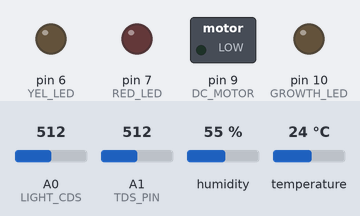
Bench run of a sketch on a simulated Arduino Uno, built with avr-gcc and run on an emulated ATmega328P. Parts: switched loads named in the sketch (green lamp = pin HIGH), output pins drawn as LEDs (lit = HIGH). Inputs (shaded band) come from the test bench; at power-on: humidity 55 %, A0 (LIGHT_CDS) = 512, A1 (TDS_PIN) = 512, temperature 24 °C. The local clock reads 2024-03-15 10:24:30 at power-on unless the sketch sets it; what the sketch prints to the serial monitor is not drawn.

Above: at 1.2 s.
1.3 s: humidity set to 58 %
6.5 s: humidity set to 61 %
At 9.0 s:
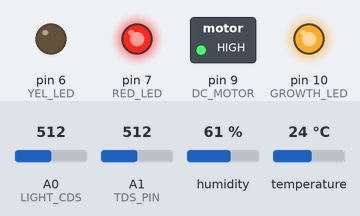
20.5 s: humidity set to 42 %
23.4 s: humidity set to 39 %
At 24.6 s:
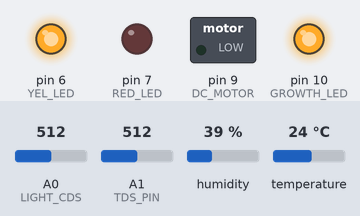
25.8 s: humidity set to 68 %
At 27.0 s:
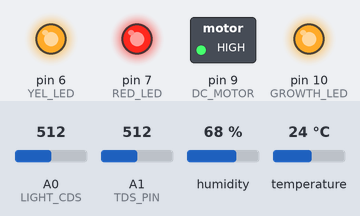
27.8 s: humidity set to 22 %
At 29.4 s:
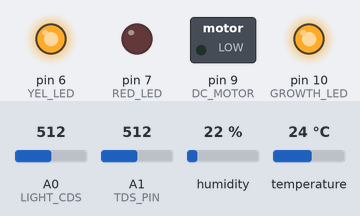
Timing chart, 0 to 30.8 s (numbered marks = the images above; inputs shaded):
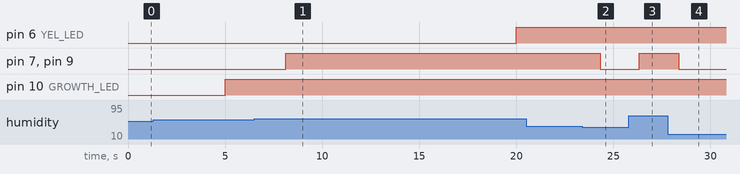

Measured:
- the behaviour switches between 59 and 60 % on humidity (found by bisection; images 0 and 1)
- the behaviour switches between 41 and 40 % on humidity (found by bisection; images 1 and 2)
- after the input at 6.5 s, pin 7 (RED_LED), pin 9 (DC_MOTOR): LOW → HIGH after 1.6 s
- after the input at 20.5 s, every drawn part: stays the same
- after the input at 23.4 s, pin 7 (RED_LED), pin 9 (DC_MOTOR): HIGH → LOW after 0.91 s
- after the input at 25.8 s, pin 7 (RED_LED), pin 9 (DC_MOTOR): LOW → HIGH after 0.54 s
- after the input at 27.8 s, pin 7 (RED_LED), pin 9 (DC_MOTOR): HIGH → LOW after 0.56 s

The sketch:

test_arduino_A.ino
```cpp
//-----[라이브러리 import]------------------------------------
// Rtc 시간 모듈
#include <RtcDS1302.h>
#include <ThreeWire.h>

// tds 라이브러리
#include <EEPROM.h>
#include "GravityTDS.h"

#include <SoftwareSerial.h>  //소프트웨어 시리얼 라이브러리 추가
#include <DHT.h>    //온습도 센서 라이브러리 추가
/*  #include <Servo.h>  //서보 모터 라이브러리 추가 */


//-----[핀 번호 정의] ----------------------------------------
#define LIGHT_CDS A0  // CDS 조도센서(아날로그)
#define TDS_PIN A1    // tds 모듈(아날로그)

// Rtc 모듈 핀 지정
#define DS1302_CLK 2
#define DS1302_DAT 3
#define DS1302_RST 4

#define RED_LED 7   // 온습도 경고등(적색 LED) - 온습도가 지나치게 높을 때 점등
#define YEL_LED 6   // tds 경고등(황색 LED) - tds가 지나치게 높을 때 점등

// 온습도 센서
#define DHTPIN 8  // 온습도 센서 핀으로 설정
#define DHTTYPE DHT11  //온습도 센서 타입 설정

// 모터 모듈
#define DC_MOTOR 9  // DC모터를 제어할 릴레이 모듈 핀 번호
/*  #define SERVO 11    // 서보모터를 연결한 핀 번호  */

// 생장 LED
#define GROWTH_LED 10


//-----[객체 생성]--------------------------------------------
// RTC 라이브러리 생성(객체 생성)
ThreeWire myWire(DS1302_DAT, DS1302_CLK, DS1302_RST);
RtcDS1302<ThreeWire> Rtc(myWire);

DHT dht(DHTPIN, DHTTYPE);  // DHT 센서 초기화

/*  Servo servoMotor;  // 서보모터 객체 선언  */

GravityTDS gravityTds;  // tds 센서 객체 선언


//-----[변수 설정]--------------------------------------------
// millis()를 위한 시간 변수 설정
unsigned long currTime = 0;
unsigned long sensorTime = 0;     // sensor print 제어
unsigned long growthTime = 0;     // 생장 LED 제어
unsigned long tdsTime = 0;        // TDS 센서 제어
/*  unsigned long lastServoTime = 0;  // 서보모터 제어  */

/*  int rotateState = 0;  // 서보 모터(창문) 회전 여부 결정  */


//-----[setup]------------------------------------------------
void setup() {
  Serial.begin(115200);

  // Rtc 모듈 세팅
  Rtc.Begin();  //모듈 시작 선언
  RtcDateTime compiled = RtcDateTime(__DATE__, __TIME__);  //Rtc 시간 불러오기
  // 초기 세팅
  if (!Rtc.IsDateTimeValid()) Rtc.SetDateTime(compiled);
  if (Rtc.GetIsWriteProtected()) Rtc.SetIsWriteProtected(false);
  if (!Rtc.GetIsRunning()) Rtc.SetIsRunning(true);
  // 시간 세팅
  RtcDateTime now = Rtc.GetDateTime();
  if (now < compiled) Rtc.SetDateTime(compiled);

	pinMode(RED_LED, OUTPUT);  // 붉은 LED 핀을 출력으로 설정
  pinMode(DC_MOTOR, OUTPUT); // DC 모터 제어 핀 출력용으로 설정
  /*  servoMotor.attach(SERVO);  // 서보모터 초기화  */
  pinMode(GROWTH_LED, OUTPUT);  // 생장 LED 핀 출력용으로 설
  dht.begin();  // 온습도 모듈 시작 선언

	//tds
  pinMode(YEL_LED, OUTPUT);  // tds 경고등 출력으로 설정
  gravityTds.setPin(TDS_PIN);
  gravityTds.setAref(5.0);  // ADC의 참조 전압 설정, 아두이노 UNO에서 기본값은 5.0V
  gravityTds.setAdcRange(1024);  // 10비트 ADC의 경우 1024, 12비트 ADC의 경우 4096
  gravityTds.begin();  // 초기화
}


//-----[loop문]-----------------------------------------------
void loop() {
  currTime = millis();  // millis() 시작

	// 각종 센서값 읽기
  RtcDateTime now = Rtc.GetDateTime();        // RTC 모듈로부터 현재 시간 얻기
  int lightValue = analogRead(LIGHT_CDS);     // CDS 조도값
  float tdsValue = gravityTds.getTdsValue();  // TDS 값 가져오기
  float humidity = dht.readHumidity();        // 습도
  float temperature = dht.readTemperature();  // 온도
  if (isnan(humidity) || isnan(temperature)) {  // 온습도를 읽지 못하는 경우 반복문 건너뛰기
    return;
  }

	if (currTime - sensorTime >= 5000) {  // 5초 간격으로 센서값 Serial에 표시
    sensorTime = currTime;

    // Serial 시간 표시
    char dt[26];
    sprintf(dt, "%02u/%02u %02u:%02u:%02u", now.Month(), now.Day(), now.Hour(), now.Minute(), now.Second());
    Serial.print(dt);
    Serial.print("  온도: ");
		Serial.print(temperature);  // 온도
    Serial.print("C");
    Serial.print("  습도: ");
		Serial.print(humidity);  // 습도
    Serial.print("%");
    Serial.print("  조도: ");
    Serial.print(lightValue);  // 조도
    Serial.print("  TDS: ");
		Serial.print(tdsValue, 0);  // tds
    Serial.println("ppm");
  }

	// 온습도에 따른 환기팬 동작
  if (temperature >= 26 || humidity >= 60) {
    digitalWrite(DC_MOTOR, HIGH);  // 릴레이 모듈을 사용하여 DC모터(환기팬) 작동
    digitalWrite(RED_LED, HIGH);   // 경고등 켜기
  } else if (temperature <= 26 && humidity <= 40) {
    digitalWrite(DC_MOTOR, LOW);  // DC모터(환기팬) 작동 중지
    digitalWrite(RED_LED, LOW);   // 경고등 끄기
  }

/*
	// 1시간에 한 번씩 서보모터(창문 여닫이) 동작
  if (currTime - lastServoTime >= 5000) {  // 1시간(60분 * 60초 * 1000밀리초)
    // 서보모터 열기 또는 닫기
    if (rotateState == 0) {
      servoMotor.write(90);  // 서보모터를 90도로 열기
      rotateState = 1;
    } else {
      servoMotor.write(0);   // 서보모터를 0도로 닫기
      rotateState = 0;
    }
    lastServoTime = millis();  // 서보모터가 동작한 시간 갱신
  }
*/

	// tds
  if (currTime - tdsTime >= 10000) {  // 마지막 측정 시간으로부터 10초가 경과했는지 확인
    tdsTime = currTime;  // 마지막 측정 시간 업데이트

    //temperature = readTemperature();  // 온도 센서를 추가하고 온도를 읽습니다.
    gravityTds.setTemperature(temperature);  // 온도 설정 및 온도 보정 실행
    gravityTds.update();  // 샘플링 및 계산

    // TDS 값이 200ppm 이상일 경우 경고등(황색) 켜기
    if (tdsValue >= 200) {
        digitalWrite(YEL_LED, HIGH);  // 경고등(황색) 켜기
    } else {
        digitalWrite(YEL_LED, LOW);  // 경고등(황색) 끄기
    }
	}

	// 생장 led 제어
  if (currTime - growthTime >= 5000)
  {
    growthTime = currTime;
    // 9:00 ~ 18:00 사이 조도값에 따른 LED 제어
	  if (now.Hour() >= 9 && now.Hour() < 18 && lightValue <= 800) {
	    digitalWrite(GROWTH_LED, HIGH); // 낮 동안 조도값이 낮으면 LED 켜기
	  } else if ((now.Hour() >= 18 || now.Hour() < 9) && lightValue > 800) {
	    digitalWrite(GROWTH_LED, LOW); // 저녁이거나 조도값이 높으면 LED 끄기
	  }
  }

}
```
